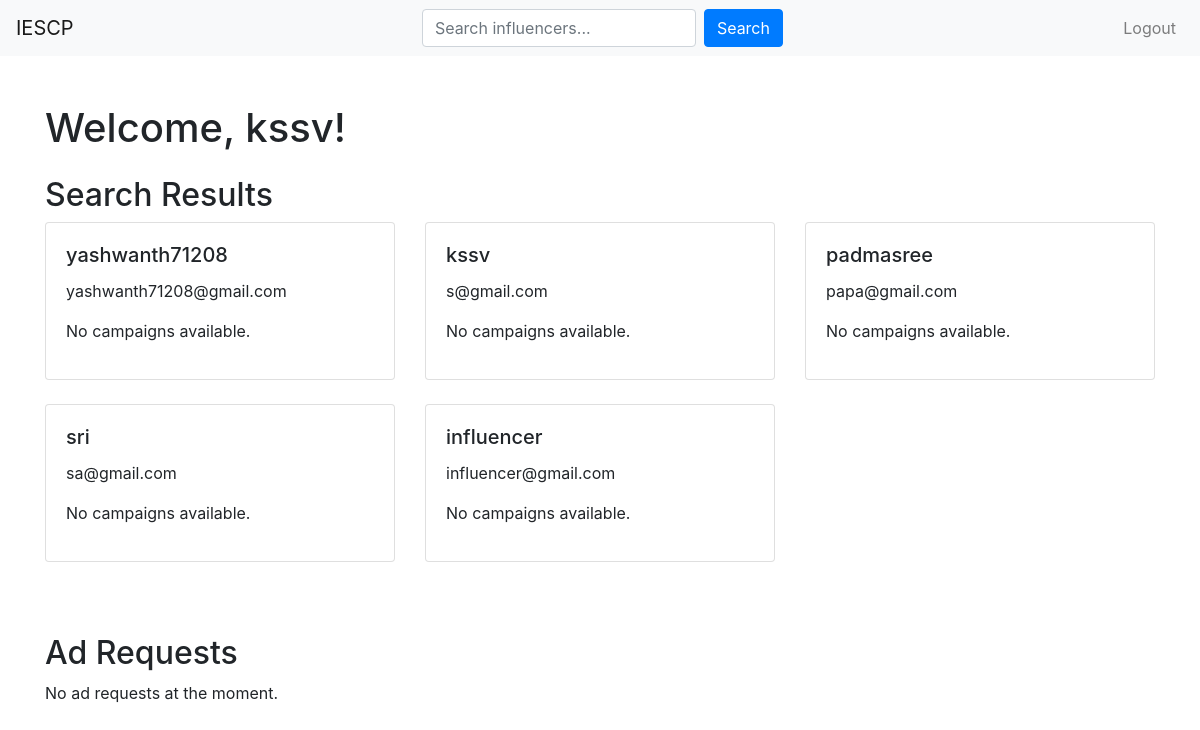
The app's page /search_influencers (signed in) with its own data.
### app.py (models this page shows, shortened)
class User(db.Model, UserMixin):
    id = db.Column(db.Integer, primary_key=True)
    username = db.Column(db.String(80), unique=True, nullable=False)
    email = db.Column(db.String(120), unique=True, nullable=False)
    password_hash = db.Column(db.String(120), nullable=False)
    role = db.Column(db.String(10), nullable=False)

### app.py (the view)
    @app.route('/search_influencers', methods=['GET'])
    @login_required
    def search_influencers():
        search_query = request.args.get('search_query', '')
        influencers = User.query.filter(User.username.ilike(f'%{search_query}%'), User.role == 'influencer').all()
        campaigns = Campaign.query.filter_by(sponsor_id=current_user.id).all()
        return render_template('sponsor_dashboard.html', campaigns=campaigns, influencers=influencers)

### app.py (called while the page is built)
@login_manager.user_loader
def load_user(user_id):
    return User.query.get(int(user_id))

### templates/sponsor_dashboard.html (shortened to what this page needs)
<!DOCTYPE html>
<html lang="en">
<head>
    <link href="https://stackpath.bootstrapcdn.com/bootstrap/4.5.2/css/bootstrap.min.css" rel="stylesheet">
</head>
<body>
    <nav class="navbar navbar-expand-lg navbar-light bg-light">
        <a class="navbar-brand" href="#">IESCP</a>
        <div class="collapse navbar-collapse" id="navbarNav">
            <div class="mx-auto w-100">
                <form action="{{ url_for('search_influencers') }}" method="GET" class="form-inline justify-content-center">
                    <input type="text" name="search_query" class="form-control mr-2" placeholder="Search influencers...">
                    <button type="submit" class="btn btn-primary">Search</button>
                </form>
            </div>
            <ul class="navbar-nav ml-auto">
                <li class="nav-item">
                    <a class="nav-link" href="{{ url_for('logout') }}">Logout</a>
                </li>
            </ul>
        </div>
    </nav>
    <div class="container mt-5">
        <h1 class="mb-4">Welcome, {{ current_user.username }}!</h1>
        {% if influencers %}
            <div class="mt-4">
                <h2>Search Results</h2>
                <div class="row">
                    {% for influencer in influencers %}
                        <div class="col-md-4">
                            <div class="card mb-4">
                                <div class="card-body">
                                    <h5 class="card-title">{{ influencer.username }}</h5>
                                    <p class="card-text">{{ influencer.email }}</p>
                                    {% if campaigns %}
                                        <form method="post" action="{{ url_for('send_ad_request', influencer_id=influencer.id) }}">
                                            <select name="campaign_id" class="form-control mb-2" required>
                                                <option value="">Select Campaign</option>
                                                {% for campaign in campaigns %}
                                                    <option value="{{ campaign.id }}">{{ campaign.name }}</option>
                                                {% endfor %}
                                            </select>
                                            <textarea name="requirements" class="form-control mb-2" placeholder="Requirements" required></textarea>
                                            <input type="number" step="0.01" name="payment_amount" class="form-control mb-2" placeholder="Payment Amount" required>
                                            <textarea name="messages" class="form-control mb-2" placeholder="Messages"></textarea>
                                            <input type="submit" value="Send Ad Request" class="btn btn-primary">
                                        </form>
                                    {% else %}
                                        <p>No campaigns available.</p>
                                    {% endif %}
                                </div>
                            </div>
                        </div>
                    {% endfor %}
                </div>
            </div>
        {% endif %}
        <div class="mt-5">
            <h2>Ad Requests</h2>
            {% if ad_requests %}
                <table class="table table-striped">
                    <thead>
                        <tr>
                            <th>ID</th>
                            <th>Influencer</th>
                            <th>Campaign</th>
                            <th>Messages</th>
                            <th>Requirements</th>
                            <th>Payment Amount</th>
                            <th>Status</th>
                        </tr>
                    </thead>
                    <tbody>
                        {% for request in ad_requests %}
                            <tr>
                                <td>{{ request.id }}</td>
                                <td>{{ request.influencer_name }}</td>
                                <td>{{ request.campaign_name }}</td>
                                <td>{{ request.messages }}</td>
                                <td>{{ request.requirements }}</td>
                                <td>${{ request.payment_amount }}</td>
                                <td>{{ request.status }}</td>
                            </tr>
                        {% endfor %}
                    </tbody>
                </table>
            {% else %}
                <p>No ad requests at the moment.</p>
            {% endif %}
        </div>
    </div>
</body>
</html>

### records on screen
User: username "kssv", email "s@gmail.com"
User: username "yashwanth71208", email "yashwanth71208@gmail.com"
User: username "padmasree", email "papa@gmail.com"
User: username "sri", email "sa@gmail.com"
User: username "influencer", email "influencer@gmail.com"
